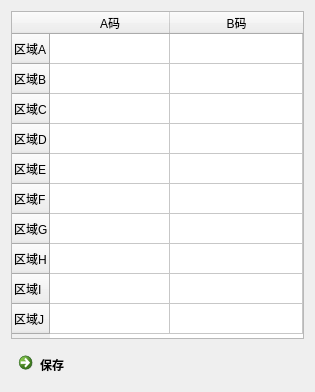
<?xml version="1.0" encoding="UTF-8"?>
<ui version="4.0">
 <class>Dialog</class>
 <widget class="QDialog" name="Dialog">
  <property name="geometry">
   <rect>
    <x>0</x>
    <y>0</y>
    <width>315</width>
    <height>392</height>
   </rect>
  </property>
  <property name="windowTitle">
   <string>Dialog</string>
  </property>
  <layout class="QVBoxLayout" name="verticalLayout">
   <item>
    <widget class="QTableWidget" name="tW_rule">
     <attribute name="horizontalHeaderDefaultSectionSize">
      <number>120</number>
     </attribute>
     <attribute name="horizontalHeaderStretchLastSection">
      <bool>true</bool>
     </attribute>
     <row>
      <property name="text">
       <string>区域A</string>
      </property>
     </row>
     <row>
      <property name="text">
       <string>区域B</string>
      </property>
     </row>
     <row>
      <property name="text">
       <string>区域C</string>
      </property>
     </row>
     <row>
      <property name="text">
       <string>区域D</string>
      </property>
     </row>
     <row>
      <property name="text">
       <string>区域E</string>
      </property>
     </row>
     <row>
      <property name="text">
       <string>区域F</string>
      </property>
     </row>
     <row>
      <property name="text">
       <string>区域G</string>
      </property>
     </row>
     <row>
      <property name="text">
       <string>区域H</string>
      </property>
     </row>
     <row>
      <property name="text">
       <string>区域I</string>
      </property>
     </row>
     <row>
      <property name="text">
       <string>区域J</string>
      </property>
     </row>
     <column>
      <property name="text">
       <string>A码</string>
      </property>
     </column>
     <column>
      <property name="text">
       <string>B码</string>
      </property>
     </column>
    </widget>
   </item>
   <item>
    <widget class="QCommandLinkButton" name="cLK_save">
     <property name="text">
      <string>保存</string>
     </property>
    </widget>
   </item>
  </layout>
 </widget>
 <resources/>
 <connections/>
</ui>
